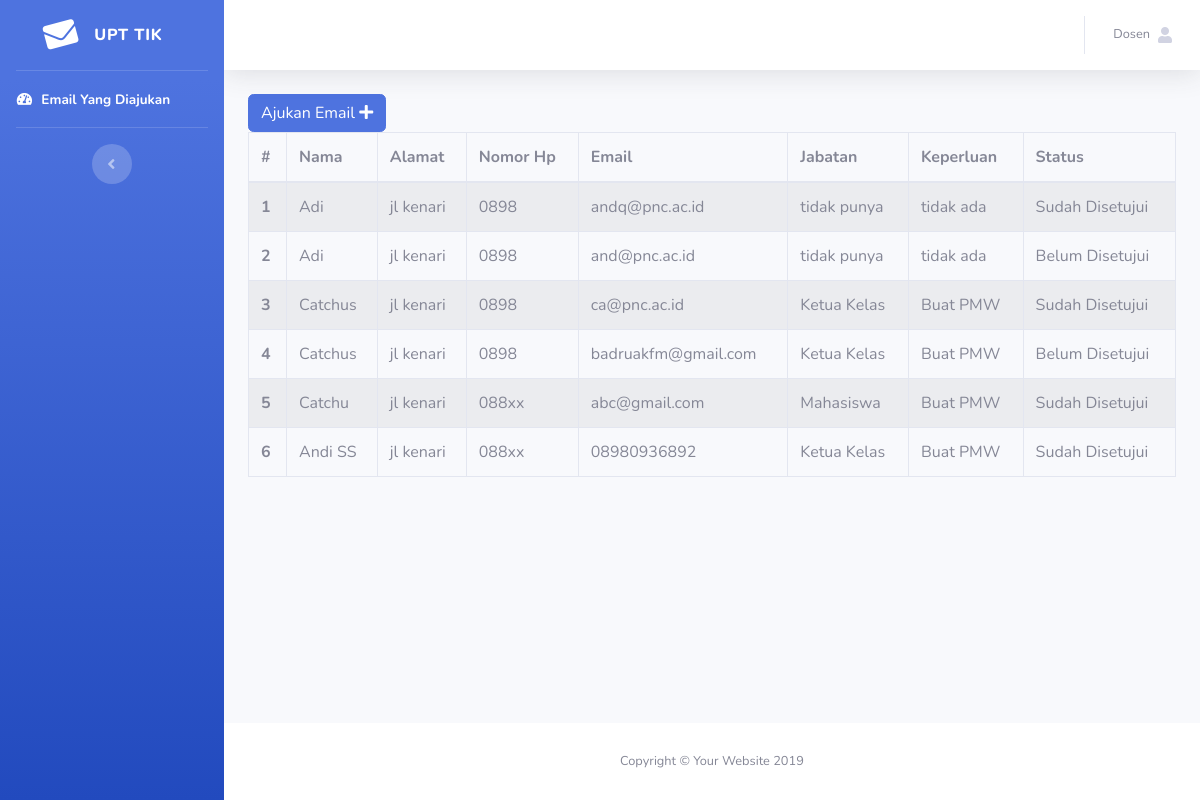
Page /dosen/index.php (signed in) on the committed database.
### tables this page shows
CREATE TABLE `pengajuan` (
  `id_pengajuan` int(11) NOT NULL AUTO_INCREMENT,
  `id_user` int(11) DEFAULT NULL,
  `nama` varchar(50) DEFAULT NULL,
  `alamat` text DEFAULT NULL,
  `no_hp` varchar(25) DEFAULT NULL,
  `email` varchar(25) DEFAULT NULL,
  `jabatan` varchar(25) DEFAULT NULL,
  `keperluan` text DEFAULT NULL,
  `status` varchar(20) DEFAULT NULL,
  PRIMARY KEY (`id_pengajuan`)
);

### DB.php (called while the page is built, shortened)
<?php
$conn = mysqli_connect('localhost','root','','sitikhasna');
function ambilDataPengajuanDosen(){
	global $conn;
	$id_user = $_SESSION['id_user'];
	$query = "SELECT * FROM pengajuan WHERE id_user = '$id_user'";
	$result = mysqli_query($conn, $query);
	$rows = [];
	while($row = mysqli_fetch_assoc($result)){
		$rows[] = $row;
	}
	return $rows;
}
 ?>

### dosen/index.php (the view, shortened to what this page needs)
<?php
require_once '../DB.php';
require_once 'header.php';
$data = ambilDataPengajuanDosen();
 ?>
<div class="container-fluid">
	 <a class="btn btn-primary" href="ajukan.php">Ajukan Email <i class="fas fa-plus" ></i> </a>
	 <table class="table table-bordered table-hover table-striped" >
	  <thead>
	    <tr>
	      <th scope="col">#</th>
	      <th scope="col">Nama</th>
	      <th scope="col">Alamat</th>
	      <th scope="col">Nomor Hp</th>
	      <th scope="col">Email</th>
	      <th scope="col">Jabatan</th>
	      <th scope="col">Keperluan</th>
	      <th scope="col">Status</th>
	    </tr>
	  </thead>
	  <tbody>
	  	<?php
	  	$i = 1;
	  	foreach ($data as $dt) { ?>
	    <tr>
	      <th scope="row"><?php echo $i ?></th>
	      <td><?php echo $dt['nama'] ?></td>
	      <td><?php echo $dt['alamat'] ?></td>
	      <td><?php echo $dt['no_hp'] ?></td>
	      <td><?php echo $dt['email'] ?></td>
	      <td><?php echo $dt['jabatan'] ?></td>
	      <td><?php echo $dt['keperluan'] ?></td>
	      <td><?php echo $dt['status'] ?></td>
	    </tr>
	    <?php
	    $i++;
	}
	     ?>
	  </tbody>
	</table>
</div>
<?php
require_once 'footer.php';
 ?>

### dosen/header.php (shortened to what this page needs)
<!DOCTYPE html>
<html lang="en">
<head>
  <link href="../assets/css/sb-admin-2.min.css" rel="stylesheet">
</head>
<body id="page-top">
  <div id="wrapper">
    <ul class="navbar-nav bg-gradient-primary sidebar sidebar-dark accordion" id="accordionSidebar">
      <a class="sidebar-brand d-flex align-items-center justify-content-center" href="index.html">
        <div class="sidebar-brand-icon rotate-n-15">
          <i class="fas fa-envelope"></i>
        </div>
        <div class="sidebar-brand-text mx-3">UPT TIK</div>
      </a>
      <hr class="sidebar-divider my-0">
      <li class="nav-item active">
        <a class="nav-link" href="index.php">
          <i class="fas fa-fw fa-tachometer-alt"></i>
          <span>Email Yang Diajukan</span></a>
      </li>
      <hr class="sidebar-divider">
      <div class="text-center d-none d-md-inline">
        <button class="rounded-circle border-0" id="sidebarToggle"></button>
      </div>
    </ul>
    <div id="content-wrapper" class="d-flex flex-column">
      <div id="content">
        <nav class="navbar navbar-expand navbar-light bg-white topbar mb-4 static-top shadow">
          <ul class="navbar-nav ml-auto">
            <li class="nav-item dropdown no-arrow">
              <a class="nav-link dropdown-toggle" href="#" id="userDropdown" role="button" data-toggle="dropdown" aria-haspopup="true" aria-expanded="false">
                <span class="mr-2 d-none d-lg-inline text-gray-600 small">Dosen</span>
                <i class="fas fa-user" ></i>
              </a>
            </li>
          </ul>
        </nav>

### dosen/footer.php (shortened to what this page needs)
      </div>
      <footer class="sticky-footer bg-white">
        <div class="container my-auto">
          <div class="copyright text-center my-auto">
            <span>Copyright &copy; Your Website 2019</span>
          </div>
        </div>
      </footer>
    </div>
  </div>
</body>
</html>

### rows in the picture
pengajuan: nama "Adi", alamat "jl kenari", no_hp "0898", email "andq@pnc.ac.id", jabatan "tidak punya", keperluan "tidak ada", status "Sudah Disetujui"
pengajuan: nama "Adi", alamat "jl kenari", no_hp "0898", email "and@pnc.ac.id", jabatan "tidak punya", keperluan "tidak ada", status "Belum Disetujui"
pengajuan: nama "Catchus", alamat "jl kenari", no_hp "0898", email "ca@pnc.ac.id", jabatan "Ketua Kelas", keperluan "Buat PMW", status "Sudah Disetujui"
pengajuan: nama "Catchus", alamat "jl kenari", no_hp "0898", email "badruakfm@gmail.com", jabatan "Ketua Kelas", keperluan "Buat PMW", status "Belum Disetujui"
pengajuan: nama "Catchu", alamat "jl kenari", no_hp "088xx", email "abc@gmail.com", jabatan "Mahasiswa", keperluan "Buat PMW", status "Sudah Disetujui"
pengajuan: nama "Andi SS", alamat "jl kenari", no_hp "088xx", email "08980936892", jabatan "Ketua Kelas", keperluan "Buat PMW", status "Sudah Disetujui"
